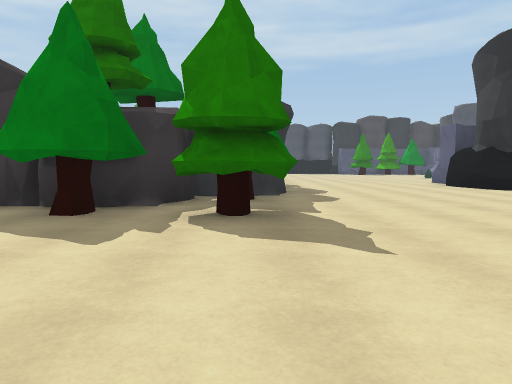
[1] (above)

24 first-person views from a walk through a scene from a Unity 3-D project. The camera is 1.2 m above the floor, tilts 4° down and sees 70° across. The floor is counted in squares, 2 m on a side. Each view is taken from the middle of a square. On the plan, view 1 faces up. The plan holds only what a view shows up to about 10 squares ahead; the rest is blank. The place goes on beyond the plan.

[2]
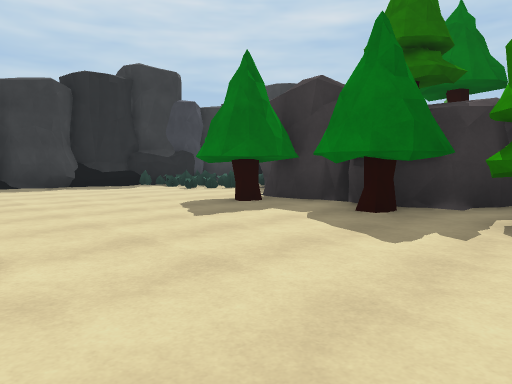

[3]
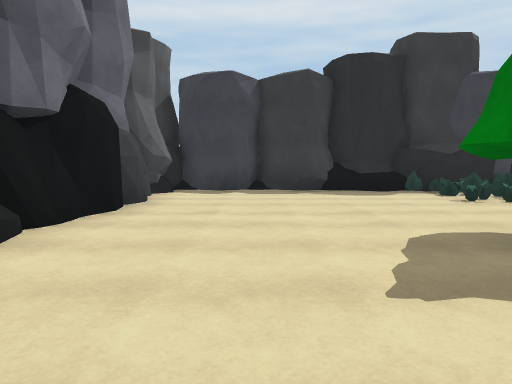

[4]
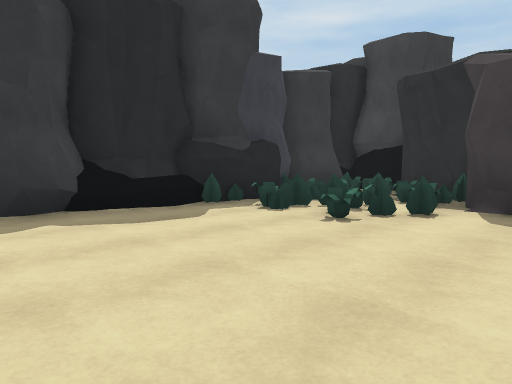

[5]
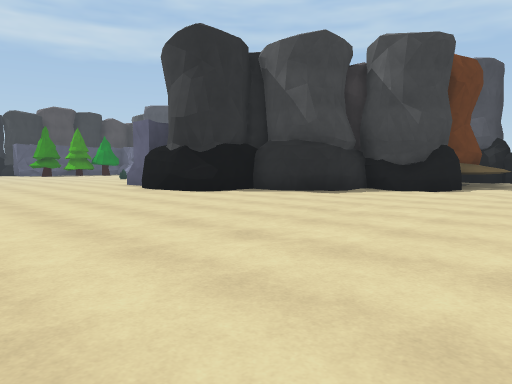

[6]
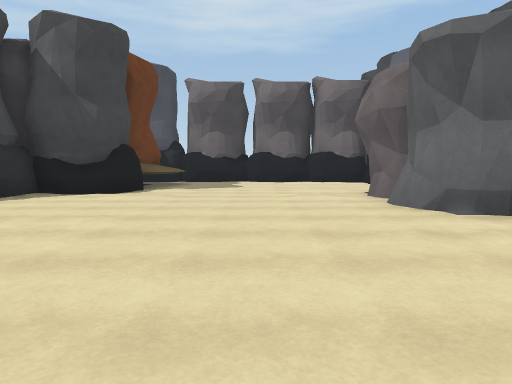

[7]
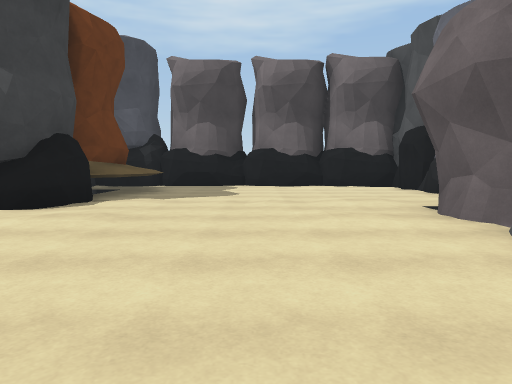

[8]
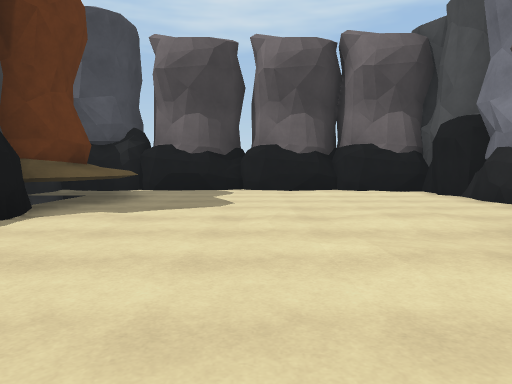

[9]
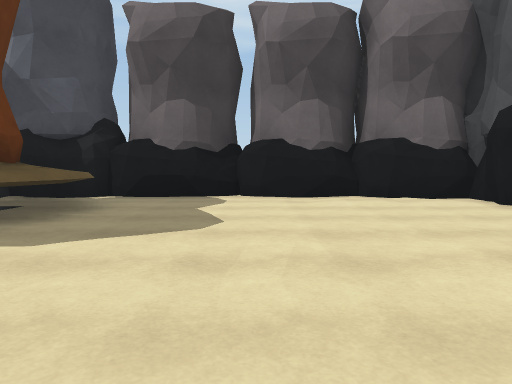

[10]
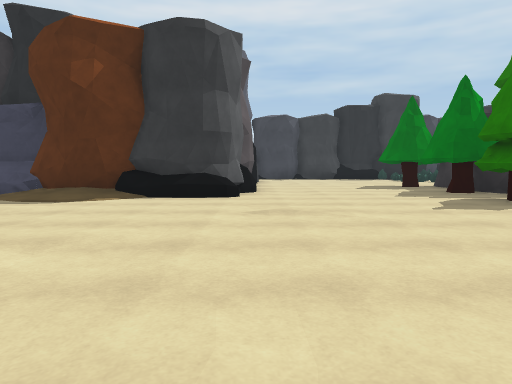

[11]
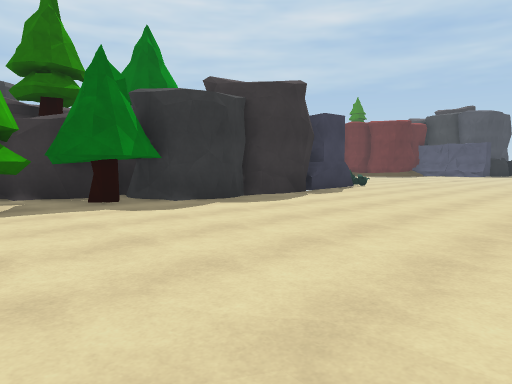

[12]
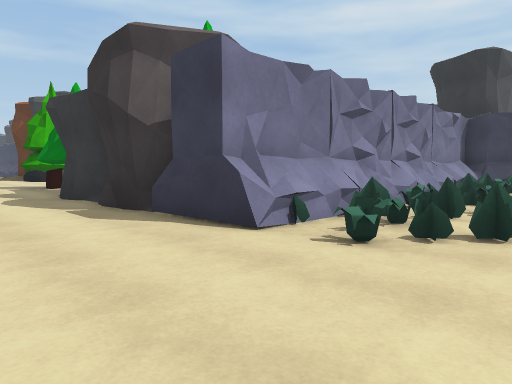

[13]
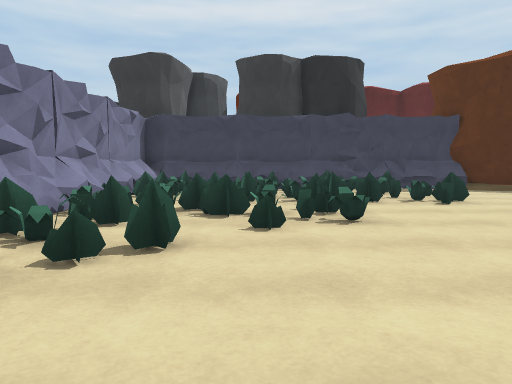

[14]
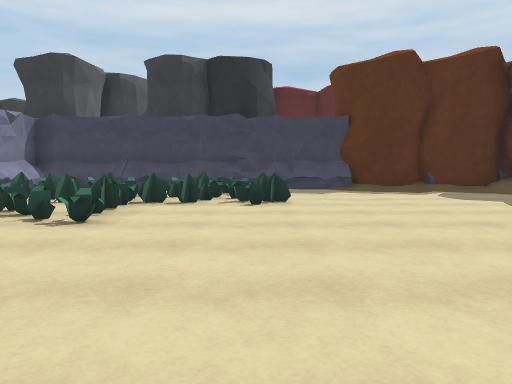

[15]
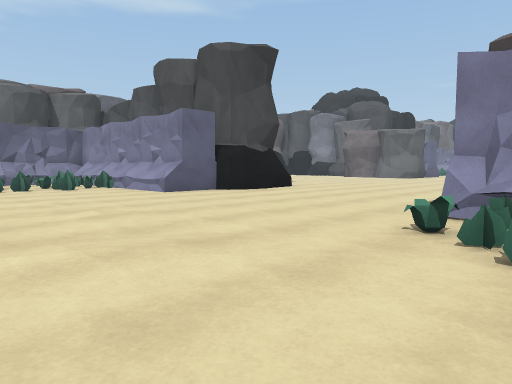

[16]
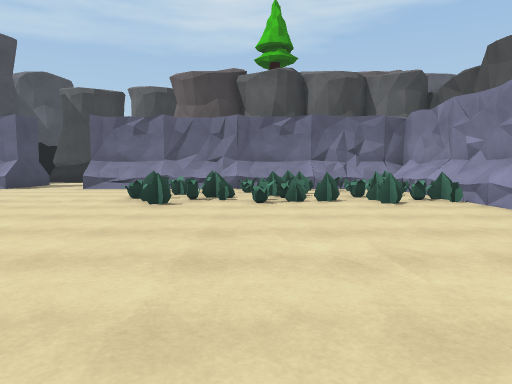

[17]
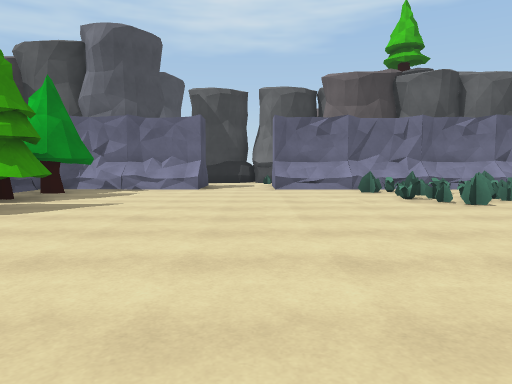

[18]
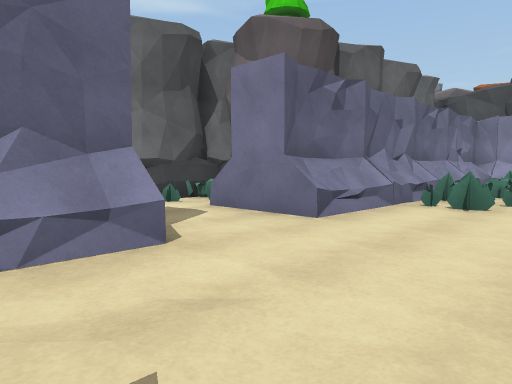

[19]
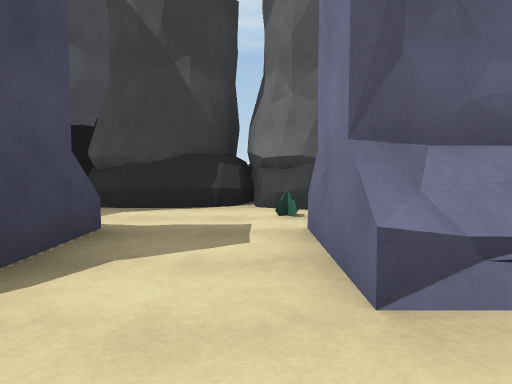

[20]
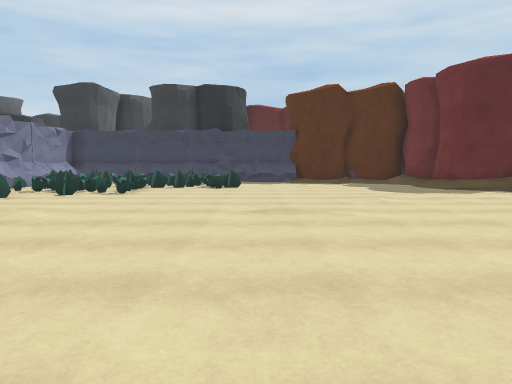

[21]
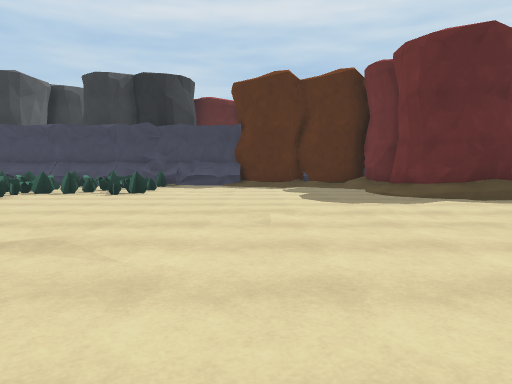

[22]
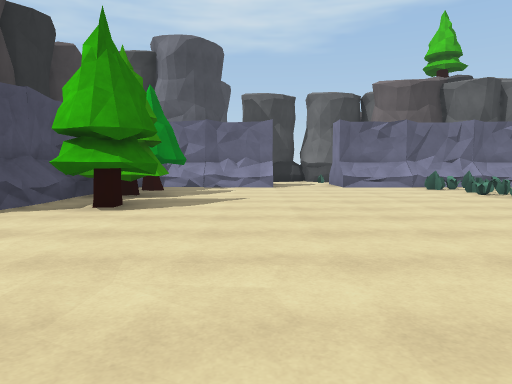

[23]
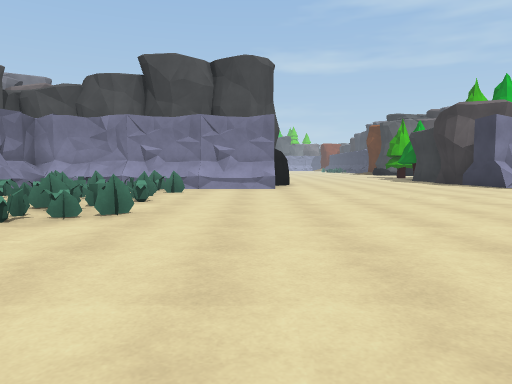

[24]
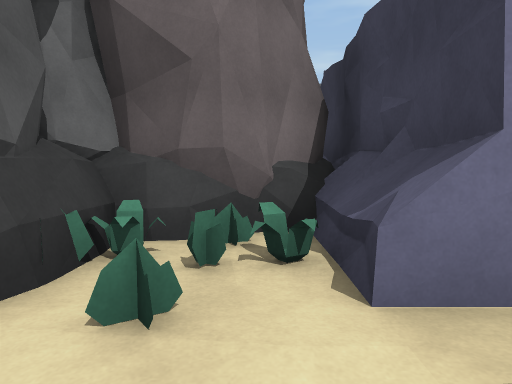

### Floor plan
Key: @ floor where view 1 was taken; # wall or solid block; . main floor; : floor 0.5 m higher than the main floor; / step, stairs or slope; = window, fence, low wall or low ledge; ^ raised ledge; B boulder; T tree; O other object.
Columns run from 13 left of view 1 to 19 right of it. Each row starts with its distance up from view 1.
 26      ######..    ...TTTTTT#    #
 25      #:////...  ..........#   ##B
 24      #/...................##..B
 23      #/.......................B
 22      #/.......................#B
 21      #....................##OBB
 20      #....................####B
 19      #OO.O............OO.O##BB
 18      #O.OO.............OOO##B
 17      #OO.OOO..........OOO=# B
 16      #OO.OOO..........OOOO#
 15      #O.OOO..O........OOOO#
 14      #OOO=OOO.........OOOO#
 13      #########......#######
 12              #......#
 11   #B         #.....##
 10   #O##       #.....B#
  9  ##OO#       #......BB      B
  8  BBO.##    ###.......B      B
  7   BOOO.    ##T........###    B
  6  #BO.O..######.........B###  B
  5  ##.....TT#TTT..........B.^#^.#
  4 BB......#TT#.T................#
  3 O#............................#
  2  #............................#
  1  #............................#
  0  ##..BB...B..@................#
 -1   BB    BB BB.......####.....B
 -2   B      B #/.....        BBB#
 -3            #/...            B
 -4            #/..         OO

Where each view was taken, in squares from view 1:
view 1: 0 up, 0 right, facing up
view 2: 0 up, 0 right, facing up-left
view 3: 2 up, 2 left, facing left
view 4: 2 up, 6 left, facing up-left
view 5: 2 up, 1 right, facing up-right
view 6: 2 up, 2 right, facing right
view 7: 2 up, 5 right, facing right
view 8: 2 up, 7 right, facing right
view 9: 2 up, 9 right, facing right
view 10: 0 up, 6 right, facing left
view 11: 4 up, 6 right, facing up-left
view 12: 16 up, 3 right, facing down-left
view 13: 16 up, 2 right, facing left
view 14: 19 up, 2 right, facing left
view 15: 18 up, 1 left, facing down-right
view 16: 17 up, 3 right, facing right
view 17: 22 up, 3 right, facing right
view 18: 25 up, 10 right, facing down-right
view 19: 22 up, 11 right, facing right
view 20: 20 up, 6 right, facing left
view 21: 22 up, 4 right, facing left
view 22: 24 up, 2 right, facing right
view 23: 23 up, 7 right, facing down
view 24: 23 up, 15 right, facing down
